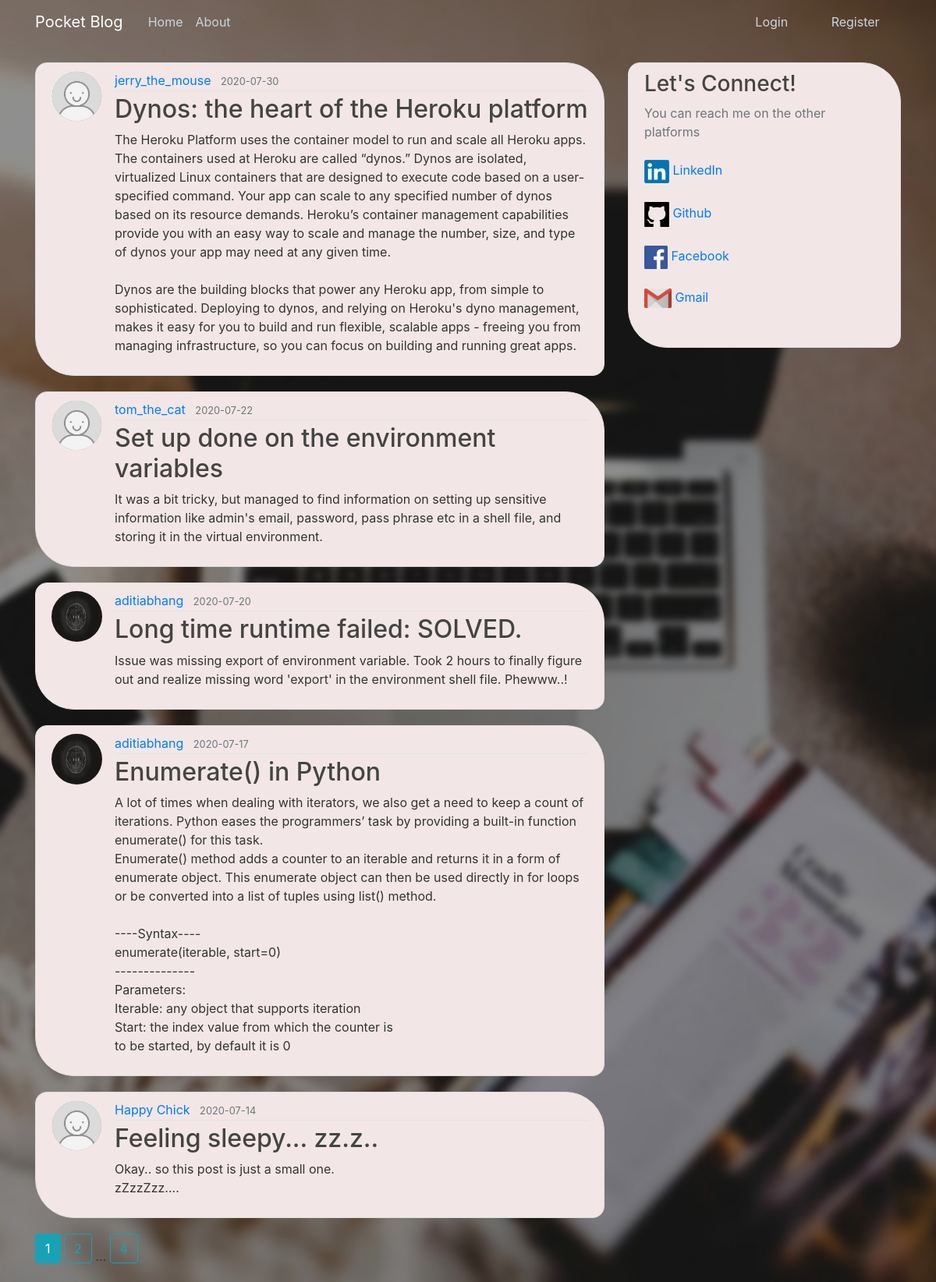
The page /home on the database its author committed.
### pocket_blog/models.py (models this page shows, shortened)
class Post(db.Model):
    __tablename__ = 'post'
    id = db.Column(db.Integer, primary_key=True)
    title = db.Column(db.String(100), nullable=False)
    date_posted = db.Column(db.DateTime, nullable=False, default=datetime.utcnow)
    content = db.Column(db.Text, nullable=False)
    user_id = db.Column(db.Integer, db.ForeignKey('user.id'), nullable=False)

class User(db.Model, UserMixin):
    __tablename__ = 'user'
    id = db.Column(db.Integer, primary_key=True)
    username = db.Column(db.String(20), unique=True, nullable=False)
    email = db.Column(db.String(120), unique=True, nullable=False)
    image_file = db.Column(db.String(20), nullable=False, default='default.jpg')
    password = db.Column(db.String(60), nullable=False)
    posts = db.relationship('Post', backref='author', lazy=True)

### pocket_blog/main/routes.py (the view)
@main.route("/")
@main.route("/home")
def home():
    page = request.args.get('page', 1, type=int)
    posts = Post.query.order_by(Post.date_posted.desc()).paginate(page=page, per_page=5)
    return render_template('home.html', posts=posts)

### pocket_blog/templates/home.html (shortened to what this page needs)
{% extends "layout.html" %}
{% block content %}
    {% for post in posts.items %}
        <article class="media content-section">
          <img class="rounded-circle article-img" src="{{ url_for('static', filename='profile_pics/' + post.author.image_file) }}">
          <div class="media-body">
            <div class="article-metadata">
              <a class="mr-2" href="{{ url_for('users.user_posts', username=post.author.username) }}">{{ post.author.username }}</a>
              <small class="text-muted">{{ post.date_posted.strftime('%Y-%m-%d') }}</small>
            </div>
            <h2><a class="article-title" href="{{ url_for('posts.post', post_id=post.id) }}">{{ post.title }}</a></h2>
            <p class="article-content">{{ post.content }}</p>
          </div>
        </article>
    {% endfor %}
    {% for page_num in posts.iter_pages(left_edge=1, right_edge=1, left_current=1, right_current=2) %}
      {% if page_num %}
        {% if posts.page == page_num %}
          <a class="btn btn-info mb-4" href="{{ url_for('main.home', page=page_num) }}">{{ page_num }}</a>
        {% else %}
          <a class="btn btn-outline-info mb-4" href="{{ url_for('main.home', page=page_num) }}">{{ page_num }}</a>
        {% endif %}
      {% else %}
        ...
      {% endif %}
    {% endfor %}
{% endblock content %}

### pocket_blog/static/main.css (style rules this page uses)
body { background: #E0D1D5 url("desktopbg.jpg") no-repeat center center fixed; -webkit-background-size: cover; -moz-background-size: cover; -o-background-size: cover; background-size: cover; height: 100vh; width: 100%; color: #333333; margin-top: 5rem; }
h1, h2, h3, h4, h5, h6 { color: #444444; }
.content-section { background: #F2E7E6; padding: 10px 20px; border: 1px solid #dddddd; border-radius: 15px 50px; margin-bottom: 20px; }
.article-title { color: #444444; }
.article-content { white-space: pre-line; }
.article-img { height: 65px; width: 65px; margin-right: 16px; }
.article-metadata { padding-bottom: 1px; margin-bottom: 4px; border-bottom: 1px solid #e3e3e3 }

### rows shown on the page
Post: image_file (placeholder picture), author.username "jerry_the_mouse", date_posted "2020-07-30", title "Dynos: the heart of the Heroku platform", content "The Heroku Platform uses the container model to run and scale all Heroku apps. The containers used at Heroku are called “dynos.” Dynos are isolated, virtualized Linux containers that are designed to execute code based on a user-specified command. Your app can scale to any specified number of dynos based on its resource demands. Heroku’s container management capabilities provide you with an easy way to scale and manage the number, size, and type of dynos your app may need at any given time. Dynos are the building blocks that power any Heroku app, from simple to sophisticated. Deploying to dynos, and relying on Heroku's dyno management, makes it easy for you to build and run flexible,…"
Post: image_file (placeholder picture), author.username "tom_the_cat", date_posted "2020-07-22", title "Set up done on the environment variables", content "It was a bit tricky, but managed to find information on setting up sensitive information like admin's email, password, pass phrase etc in a shell file, and storing it in the virtual environment."
Post: image_file (picture), author.username "aditiabhang", date_posted "2020-07-20", title "Long time runtime failed: SOLVED.", content "Issue was missing export of environment variable. Took 2 hours to finally figure out and realize missing word 'export' in the environment shell file. Phewww..!"
Post: image_file (picture), author.username "aditiabhang", date_posted "2020-07-17", title "Enumerate() in Python", content "A lot of times when dealing with iterators, we also get a need to keep a count of iterations. Python eases the programmers’ task by providing a built-in function enumerate() for this task. Enumerate() method adds a counter to an iterable and returns it in a form of enumerate object. This enumerate object can then be used directly in for loops or be converted into a list of tuples using list() method. ----Syntax---- enumerate(iterable, start=0) -------------- Parameters: Iterable: any object that supports iteration Start: the index value from which the counter is to be started, by default it is 0"
Post: image_file (placeholder picture), author.username "Happy Chick", date_posted "2020-07-14", title "Feeling sleepy... zz.z..", content "Okay.. so this post is just a small one. zZzzZzz...."

### other values the page prints
{{ page_num }} "1"
{{ page_num }} "2" "4"
